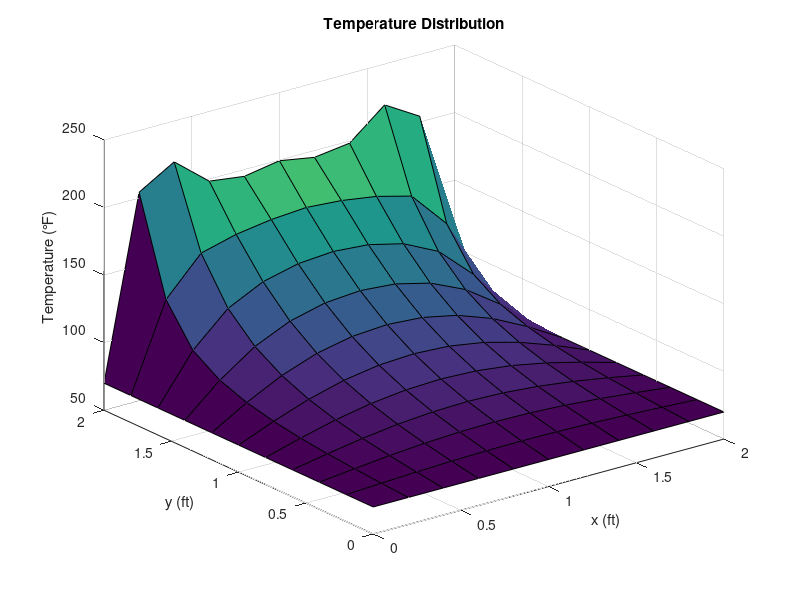
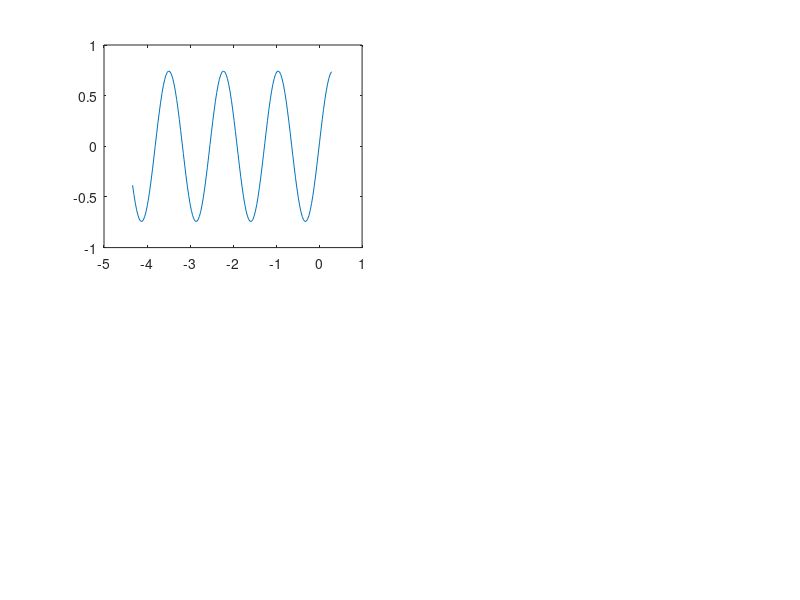

MATLAB code for these plots, in order: (Note: this script raises an error after producing the figures.)
%% Script Information

% ME112 HW 2
% Author: Chunhui XU
% Date: 2024/03/06


%% Problem 1
close all; clear; clc;

% Define the array A
A = [0 -1 4; 9 -14 25; -34 49 64];
B = zeros(size(A));

% Iterate over each element of A
for i = 1:numel(A)
    if A(i) >= 0 
        B(i) = sqrt(A(i));
    else
        B(i) = A(i) + 50;
    end
end

A
B


%% Problem 2
clear; close all; clc;

P = 500;
r = 1.05;
UPPER_LIMIT = 10000;

years = 0;
A = 500;

while A < UPPER_LIMIT
    years = years + 1;
    A = (A .* r) + P;
end

disp(['The answer is: ', num2str(years)]);

%% Problem 3
clear;
close all;

PRICES = [19, 18, 22, 21, 25, 19, 17, 21, 27, 29];

shares_owned = 1000;

spent_sum = 0;
sell_sum = 0;

for i = 1:numel(PRICES)
    if PRICES(i) < 20
        spent_sum = spent_sum + 100 * PRICES(i);
        shares_owned = shares_owned + 100;
    end
    if PRICES(i) > 25
        sell_sum = sell_sum + 100 * PRICES(i);
        shares_owned = shares_owned - 100;
    end
end

disp(['Spent in buying: ', num2str(spent_sum)]);
disp(['Received from sale: ', num2str(sell_sum)]);
disp(['Shares own after the 10th day: ', num2str(shares_owned)]);
disp(['Net increase: ', num2str(sell_sum - spent_sum)]);


%% Problem 4
clear; close all; clc;

cmat = [1 28 3; 
        7 18 7;
        8 16 4;
        17 2 5;
        22 10 2;
        27 8 6;];

min_cost = Inf;
res = [0, 0];
for x = 0:30
    for y = 0:30
        pos = [x, y];
        total_cost = 0;
        for i = 1:6
            distance = sqrt((cmat(i, 1) - pos(1)).^2 + (cmat(i, 2) - pos(2)).^2);
            total_cost = total_cost + 0.5 .* distance .* cmat(i, 3);
        end
        if (total_cost < min_cost)
            min_cost = total_cost;
            res = [x, y];
        end
    end
end

fprintf("The result position is [%d, %d]", res(1), res(2));



%% Problem 5
clear; close all; clc;

% Constants
L = 2;
W = 2;
T1 = 70;
T2 = 200;
x = 1;
y = 1;

disp('For problem a.:')

first_term = (2/pi) * 2 * sin(pi*x/L) * sinh(1*pi*y/L) / sinh(1*pi*W/L);
w_xy_res = 0;
diff_max = first_term;
is_convergent = true;

% Compute and display terms for n=1 to 19
for n = 3:2:19 % Loop only through odd numbers
    diff = (2/pi) * (2/n) * sin(pi*x/L) * sinh(1*pi*y/L) / sinh(1*pi*W/L);
    if (diff > diff_max)
        is_convergent = false;
        fprintf('Something wrong at n = %d\n', n);
        break;
    end
    diff_max = diff;
end

if(is_convergent)
    disp('Great, it is convergent');
else
    disp('Oh no, it is not convergent');
end

disp('For problem b.:')

function res = estimate_res(x, y, esp, disp_n)
    w_xy = (2/pi) * 2 * sin(pi*x/2) * sinh(1*pi*y/2) / sinh(1*pi);
    T_init = get_T(w_xy);
    
    diff_percent = Inf;
    n = 1;
    while diff_percent > esp
        n = n + 2;
        w_xy = w_xy + (2/pi)* (2/n) * sin(n*pi*x/2) * sinh(n*pi*y/2) / sinh(n*pi);
        T_res = get_T(w_xy);
        diff_percent = abs(T_res - T_init)/ T_init;
        T_init = T_res;
    end
    res = T_init;
    if(disp_n)
        fprintf('Needed n is %d, needed term is %d\n', n, (n+1)/2);
    end
end

function res = get_T(w_xy)
    res = (200 - 70) * w_xy + 70;
end

estimate_res(x, y, 0.01, true);

disp('For problem c.:')

[X, Y] = meshgrid(0:0.2:L, 0:0.2:W);

% Compute temperature distribution
T = zeros(size(X));
for i = 1:size(X,1)
    for j = 1:size(Y,1)
        % ATTENTION:
        % Too high precision here seems to cause MATLAB to abandon the loop directly
        % So my figure didn't fit well
        T(i,j) = estimate_res(X(i,j), Y(i,j), 0.005, false);
    end
end

% Plot the temperature distribution
figure;
surf(X, Y, T);
xlabel('x (ft)');
ylabel('y (ft)');
zlabel('Temperature (℉)');
title('Temperature Distribution');


%% Problem 6
clear; close all; clc;

% Initialization
balance = 10000;
totalEarned = 0;

% Display header
fprintf('%-7s %-15s %-17s %-13s %-14s\n', 'Month', 'Interest Rate','Interest Earned', 'New Balance', 'Total Interest');
fprintf('----------------------------------------------------------------------------\n');

% Loop 12 months
for month = 1:12
    rate = 0;
    if balance <= 15000
        rate = 1;
    elseif balance <= 20000
        rate = 1.5;
    else
        rate = 2;
    end
    
    % Calculate monthly interest
    interestEarned = balance * (rate / 100);
    % Update the total interest earned
    totalEarned = totalEarned + interestEarned;
    % Update the balance with the interest earned
    balance = balance + interestEarned;
    % Add the monthly deposit to the balance
    balance = balance + 1000;
    % Display information for the current month
    fprintf('%-7d %%%-15.1f $%-17.2f $%-13.2f $%-14.2f\n', month, rate, interestEarned, balance, totalEarned);
end


%% Problem 7
% This MATLAB script tests a user-defined function that places a name
% on randomly sized plots.

% Generate randomized data to plot
clear; close all; clc;

figure;
% x data
xmin = (-10) + (10-(-10)).*rand; % Generate random number between -10 and 10
xrange = 2 + (5-2).*rand; % Generate random number between 2 and 5
xmax = xmin + xrange;
numPts = 150; % Number of data points
x = linspace(xmin,xmax,numPts);
x2 = x-0.2*xrange;
% y data
Amp = 0.5 + (2-0.5).*rand; % Generate random amplitude between 0.5 and 2
Freq = 0.5 + (1.5-0.5) .*rand; % Generate random freg between 0.5 and 1.5
y = Amp*sin(2*pi*Freq*x);
y2 = 2*Amp*cos(2*pi*Freq*x2);

% Plot data and test your function
r = 2; % number of subplot rows
c = 2; % number of subplot columns

plot1 = subplot(r,c,1);
plot(x,y);
putNameOnPlot('UL');

plot2 = subplot(r,c, 2);
plot(x2,y2);
putNameOnPlot('UR');

plot3 = subplot(r,c,3);
plot(-5*rand,3*rand,'o');
putNameOnPlot('LL');

plot4 = subplot(r,c,4);
plot([5*rand 5*rand] ,[2*rand,6*rand]);
putNameOnPlot('LR');

function putNameOnPlot(type)
    position = [0, 0];
    switch type(1)
        case 'L'
            position(2) = 0.1;
        case 'U'
            position(2) = 0.9;
    end
    switch type(2)
        case 'L'
            position(1) = 0.1;
        case 'R'
            position(1) = 0.6;
    end
    
    % Place the name on the plot
    text('String', 'Chunhui XU', 'Units', 'Normalized', 'Position', position);
    
    hold on;
end